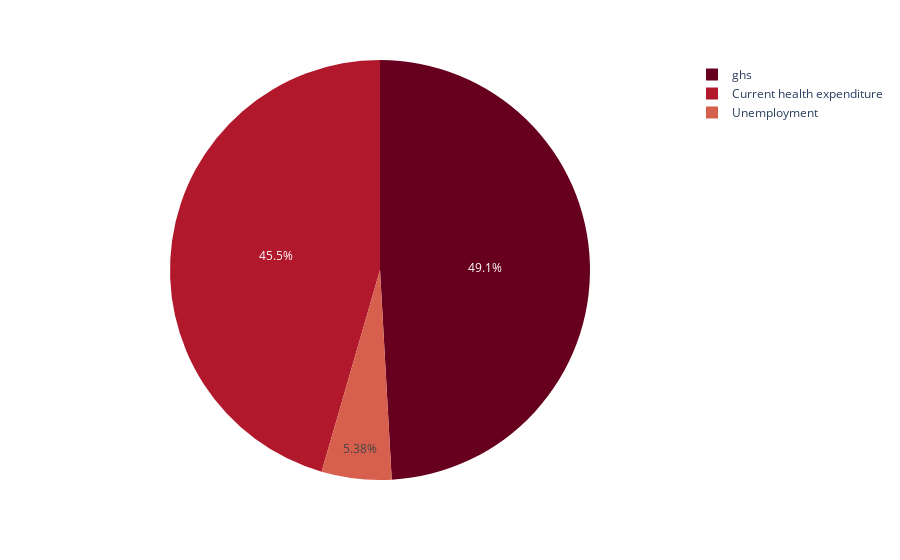

Notebook code cell kept with this figure:
### Code cell
community_data = ["Current health expenditure", "Unemployment", "ghs"]
plot_nan(data, community_data, graphic = True, verbose = True) #

### Figure 1 — Plotly figure (JSON) as saved in the notebook; plotly's stock layout.template omitted (floating-point values rounded to 4 significant figures)
{"data": [{"domain": {"x": [0, 1], "y": [0, 1]}, "hovertemplate": "Name=%{label}<br>Missing value count=%{value}<extra></extra>", "labels": ["Current health expenditure", "Unemployment", "ghs"], "legendgroup": "", "name": "", "showlegend": true, "type": "pie", "values": [1380, 163, 1489]}], "layout": {"legend": {"tracegroupgap": 0}, "margin": {"t": 60}, "piecolorway": ["rgb(103,0,31)", "rgb(178,24,43)", "rgb(214,96,77)", "rgb(244,165,130)", "rgb(253,219,199)", "rgb(247,247,247)", "rgb(209,229,240)", "rgb(146,197,222)", "rgb(67,147,195)", "rgb(33,102,172)", "rgb(5,48,97)"]}}
